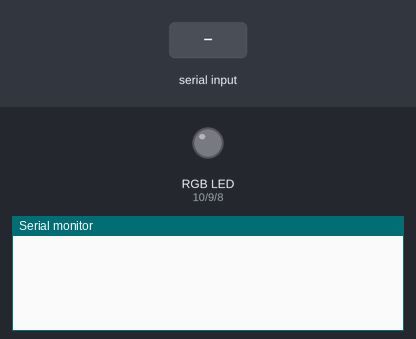
A sketch run on a simulated Arduino Uno, built with avr-gcc and run on an emulated ATmega328P. Parts: an RGB LED mixed from three pins (HIGH = lit), the last lines printed to the serial monitor. Inputs (shaded band) come from the test bench.

Above: at 1.2 s.
1.3 s: "90,45\n" received over the second serial link
At 2.0 s:
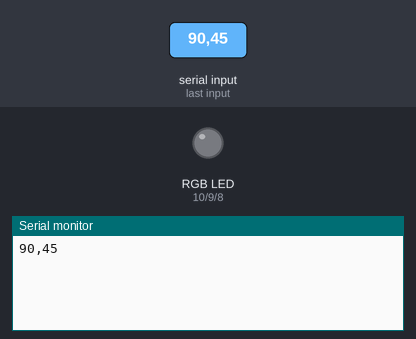
2.8 s: "5\n" received over the second serial link
At 3.2 s:
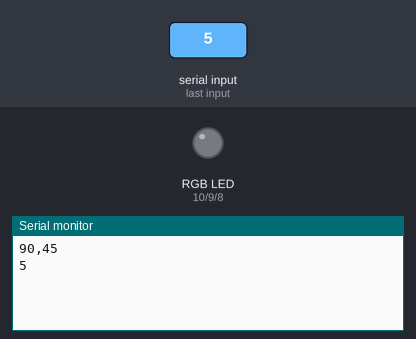
4.3 s: "R90\n" received over the second serial link
At 5.5 s:
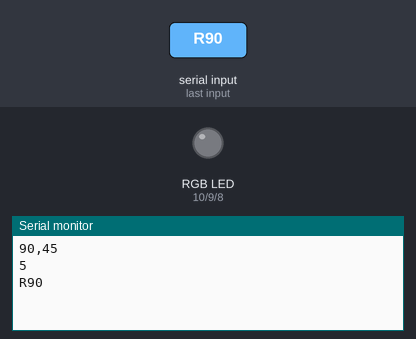

Measured:
- after the input at 1.3 s, the serial monitor: prints a new line at once (image 1)
- after the input at 2.8 s, the serial monitor: prints a new line at once (image 2)
- after the input at 4.3 s, the serial monitor: prints a new line at once (image 3)

The sketch:

Bluetooth_RGB_Control.ino
```cpp
#include <SoftwareSerial.h>

int RED = 10;
int GREEN = 9;
int BLUE = 8;

SoftwareSerial BTSerial(3, 2);

int colorRed = 0;
int colorGreen = 0;
int colorBlue = 0;

String buffer = "";

void setup()
{
    pinMode(RED, OUTPUT);
    pinMode(GREEN, OUTPUT);
    pinMode(BLUE, OUTPUT);
    Serial.begin(9600);
    BTSerial.begin(9600);
}

void loop()
{
    if (BTSerial.available())
    {
        byte data = BTSerial.read();
        if (data == '\n')
        {
            Serial.println(buffer);   //Received Data Format : [RR255\n : RGB/RED/VALUE] [RG255\n : RGB/GREEN/VALUE] [RB255\n : RGB/BLUE/VALUE]
            if (buffer.length() > 1)
            {
                if (buffer[0] == 'R')
                {
                    int color = buffer.substring(2).toInt();
                    switch (buffer[1])
                    {
                        case 'R' :
                            analogWrite(RED, color);
                            break;
                        case 'G' :
                            analogWrite(GREEN, color);
                            break;
                        case 'B' :
                            analogWrite(BLUE, color);
                            break;
                    }
                }
            }
            buffer = "";
        } else {
            buffer += (char)data;
        }
    }

}
```
